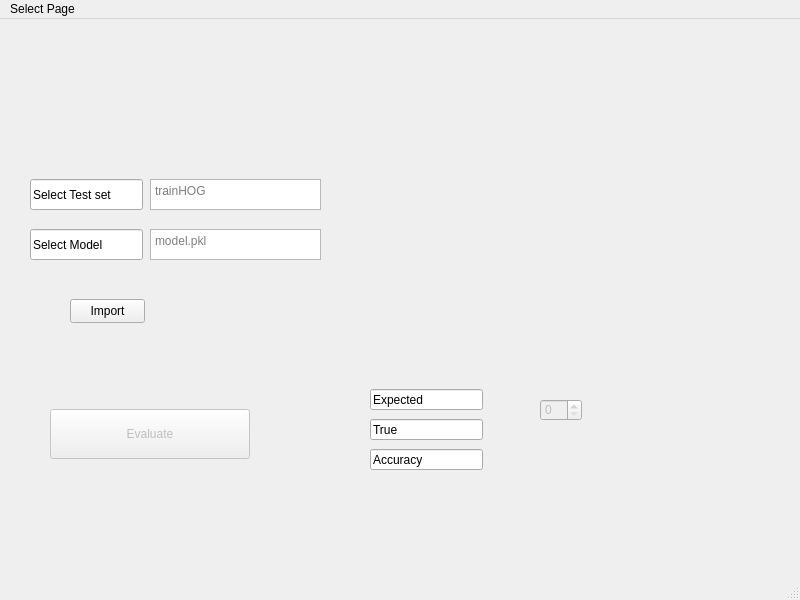
<?xml version="1.0" encoding="UTF-8"?>
<ui version="4.0">
 <class>Model_Evaluate_2</class>
 <widget class="QMainWindow" name="Model_Evaluate_2">
  <property name="geometry">
   <rect>
    <x>0</x>
    <y>0</y>
    <width>800</width>
    <height>600</height>
   </rect>
  </property>
  <property name="windowTitle">
   <string>Evaluate Window</string>
  </property>
  <property name="iconSize">
   <size>
    <width>16</width>
    <height>16</height>
   </size>
  </property>
  <widget class="QWidget" name="centralwidget">
   <widget class="QLabel" name="Image">
    <property name="geometry">
     <rect>
      <x>330</x>
      <y>60</y>
      <width>371</width>
      <height>301</height>
     </rect>
    </property>
    <property name="text">
     <string/>
    </property>
    <property name="pixmap">
     <pixmap>../../../Pictures/c2p conversion/patrick.jpg</pixmap>
    </property>
   </widget>
   <widget class="QTextEdit" name="Select_Test_Set">
    <property name="geometry">
     <rect>
      <x>150</x>
      <y>160</y>
      <width>171</width>
      <height>31</height>
     </rect>
    </property>
    <property name="placeholderText">
     <string>trainHOG</string>
    </property>
   </widget>
   <widget class="QLineEdit" name="Select_Test_set_sign">
    <property name="geometry">
     <rect>
      <x>30</x>
      <y>160</y>
      <width>113</width>
      <height>31</height>
     </rect>
    </property>
    <property name="text">
     <string>Select Test set</string>
    </property>
    <property name="readOnly">
     <bool>true</bool>
    </property>
   </widget>
   <widget class="QTextEdit" name="Select_Model">
    <property name="geometry">
     <rect>
      <x>150</x>
      <y>210</y>
      <width>171</width>
      <height>31</height>
     </rect>
    </property>
    <property name="placeholderText">
     <string>model.pkl</string>
    </property>
   </widget>
   <widget class="QLineEdit" name="Select_Model_sign">
    <property name="geometry">
     <rect>
      <x>30</x>
      <y>210</y>
      <width>113</width>
      <height>31</height>
     </rect>
    </property>
    <property name="text">
     <string>Select Model</string>
    </property>
    <property name="readOnly">
     <bool>true</bool>
    </property>
   </widget>
   <widget class="QPushButton" name="Model_Import">
    <property name="geometry">
     <rect>
      <x>70</x>
      <y>280</y>
      <width>75</width>
      <height>24</height>
     </rect>
    </property>
    <property name="text">
     <string>Import</string>
    </property>
   </widget>
   <widget class="QPushButton" name="Model_Evaluate">
    <property name="enabled">
     <bool>false</bool>
    </property>
    <property name="geometry">
     <rect>
      <x>50</x>
      <y>390</y>
      <width>200</width>
      <height>50</height>
     </rect>
    </property>
    <property name="text">
     <string>Evaluate</string>
    </property>
    <property name="iconSize">
     <size>
      <width>32</width>
      <height>32</height>
     </size>
    </property>
    <property name="flat">
     <bool>false</bool>
    </property>
   </widget>
   <widget class="QLineEdit" name="PRE_E">
    <property name="geometry">
     <rect>
      <x>370</x>
      <y>370</y>
      <width>113</width>
      <height>21</height>
     </rect>
    </property>
    <property name="text">
     <string>Expected</string>
    </property>
   </widget>
   <widget class="QLineEdit" name="PRE_T">
    <property name="geometry">
     <rect>
      <x>370</x>
      <y>400</y>
      <width>113</width>
      <height>21</height>
     </rect>
    </property>
    <property name="text">
     <string>True</string>
    </property>
   </widget>
   <widget class="QLineEdit" name="Acc">
    <property name="geometry">
     <rect>
      <x>370</x>
      <y>430</y>
      <width>113</width>
      <height>21</height>
     </rect>
    </property>
    <property name="text">
     <string>Accuracy</string>
    </property>
   </widget>
   <widget class="QSpinBox" name="Image_select">
    <property name="enabled">
     <bool>false</bool>
    </property>
    <property name="geometry">
     <rect>
      <x>540</x>
      <y>380</y>
      <width>42</width>
      <height>22</height>
     </rect>
    </property>
   </widget>
  </widget>
  <widget class="QMenuBar" name="menubar">
   <property name="geometry">
    <rect>
     <x>0</x>
     <y>0</y>
     <width>800</width>
     <height>22</height>
    </rect>
   </property>
   <widget class="QMenu" name="Select">
    <property name="title">
     <string>Select Page</string>
    </property>
   </widget>
   <addaction name="Select"/>
  </widget>
  <widget class="QStatusBar" name="statusbar"/>
 </widget>
 <resources/>
 <connections/>
</ui>
